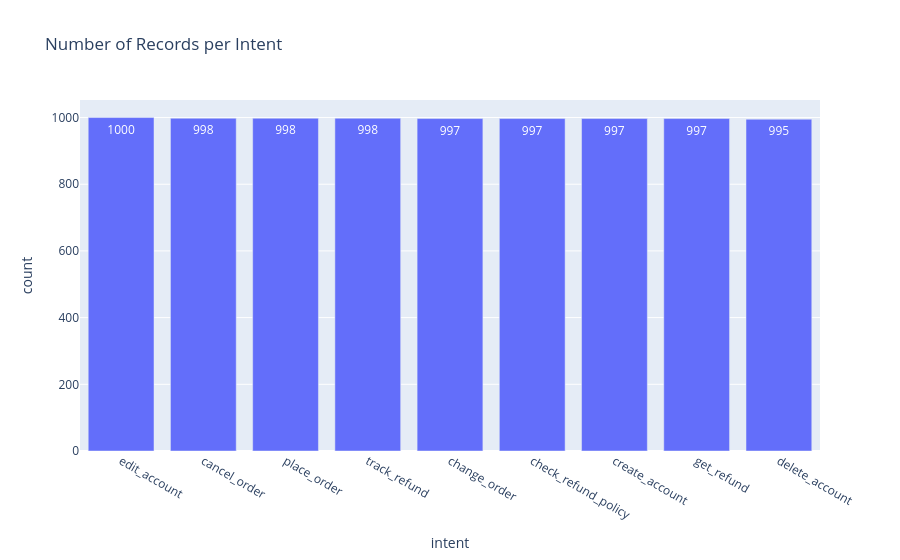

Notebook code for this chart:
### Code cell
import plotly.express as px

fig = px.bar(
    ds_filtered['intent'].value_counts().reset_index(),
    x='intent',
    y='count',
    title='Number of Records per Intent',
    text_auto=True
)

fig.show()

### Figure 1 — Plotly figure (JSON) as saved in the notebook; plotly's stock layout.template omitted (floating-point values rounded to 4 significant figures)
{"data": [{"hovertemplate": "intent=%{x}<br>count=%{y}<extra></extra>", "legendgroup": "", "marker": {"color": "#636efa", "pattern": {"shape": ""}}, "name": "", "orientation": "v", "showlegend": false, "textposition": "auto", "texttemplate": "%{y}", "type": "bar", "x": ["edit_account", "cancel_order", "place_order", "track_refund", "change_order", "check_refund_policy", "create_account", "get_refund", "delete_account"], "xaxis": "x", "y": [1000, 998, 998, 998, 997, 997, 997, 997, 995], "yaxis": "y"}], "layout": {"barmode": "relative", "legend": {"tracegroupgap": 0}, "title": {"text": "Number of Records per Intent"}, "xaxis": {"anchor": "y", "domain": [0, 1], "title": {"text": "intent"}}, "yaxis": {"anchor": "x", "domain": [0, 1], "title": {"text": "count"}}}}
